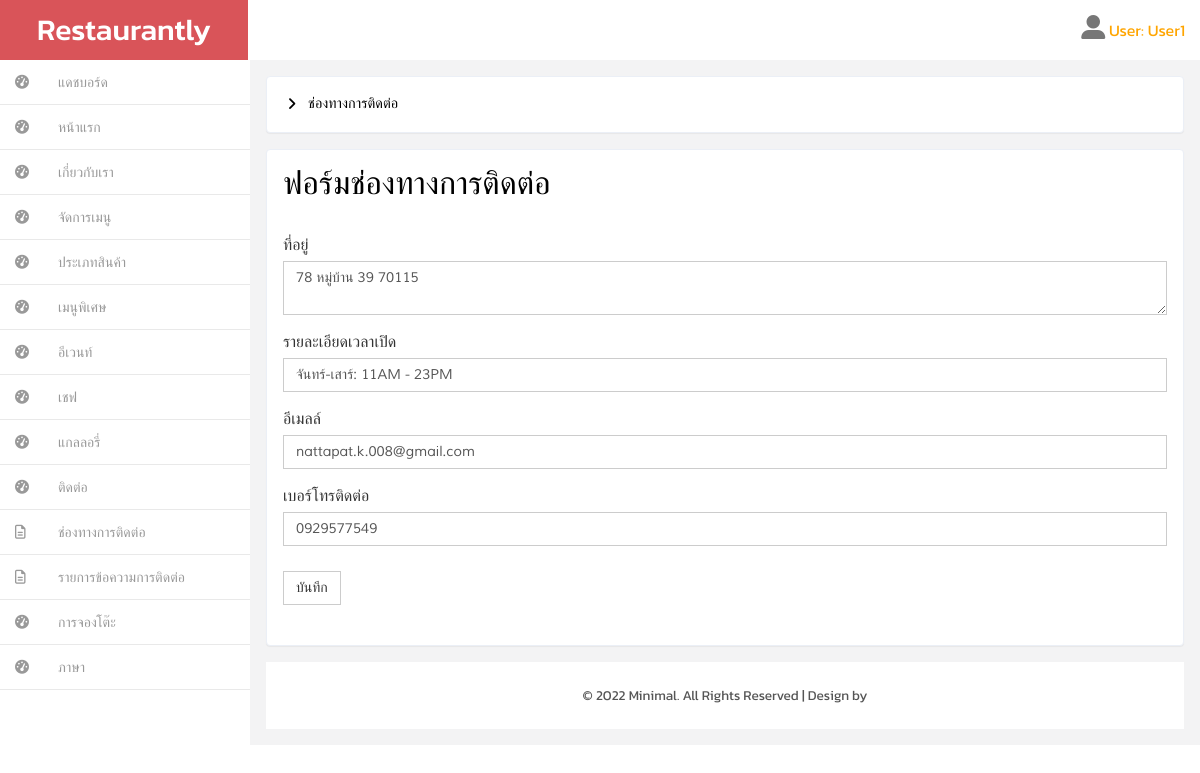
Page /backend/contact.php?action=th (signed in) on the committed database.
### tables this page shows
CREATE TABLE `contact_us_th` (
  `id` int(11) NOT NULL,
  `address_contact_th` varchar(150) NOT NULL,
  `detail_op_th` varchar(100) NOT NULL,
  `email_th` varchar(55) NOT NULL,
  `phone_th` varchar(11) NOT NULL
);

### backend/contact.php (the view, shortened to what this page needs)
<!DOCTYPE HTML>
<html>
<head><?php include("inc_header.php"); ?></head>
<body>
    <div id="wrapper">
    <?php
      include("inc_left_menu.php");
      include "../connect/connect.php";
    ?>
        <?php if(isset($_GET['action'])){
            switch($_GET){
        ?>
                    <?php case ($_GET['action'] == 'th');
                      $sql = $conn->query("SELECT * FROM contact_us_th");
                      $row = $sql->fetch();
                    ?>
                    <div id="page-wrapper" class="gray-bg dashbard-1">
                        <div class="content-main">
                            <div class="banner">
                                <h2>
                                    <i class="fa fa-angle-right"></i>
                                    <span>ช่องทางการติดต่อ</span>
                                </h2>
                            </div>
                            <div class="grid-form">
                                <div class="grid-form1">
                                    <h3 id="forms-example" class="">ฟอร์มช่องทางการติดต่อ</h3>
                                    <form method="POST" action="add_class_th.php?action=contact_r_th">
                                        <div class="form-group">
                                            <label for="exampleInputaddress1">ที่อยู่</label>
                                            <textarea class="form-control" name="address_th"><?php echo $row['address_contact_th']; ?></textarea>
                                        </div>
                                        <div class="form-group">
                                            <label for="exampleInputtext1">รายละเอียดเวลาเปิด</label>
                                            <input type="text" class="form-control" name="openhours_details_th" value="<?php echo $row['detail_op_th']; ?>">
                                        </div>
                                        <div class="form-group">
                                            <label for="exampleInputEmail1">อีเมลล์</label>
                                            <input type="email" class="form-control" id="exampleInputEmail1" name="email_contact_th" placeholder="" value="<?php echo $row['email_th']; ?>">
                                        </div>
                                        <div class="form-group">
                                            <label for="exampleInputtel1">เบอร์โทรติดต่อ</label>
                                            <input type="tel" class="form-control" id="exampleInputtel1" name="tel_contact_th" placeholder="" value="<?php echo $row['phone_th']; ?>">
                                        </div>
                                        <button type="submit" class="btn btn-default" style="margin-top: 10px;">บันทึก</button>
                                </div>
                                <?php break; } ?>
                                <?php } ?>
                                            <?php include("inc_copy.php"); ?>
                                        </div>
                                    </div>
                                </div>
                            </div>
</body>
</html>

### backend/css/style.css (style rules this page uses)
h4, h5, h6, h1, h2, h3 { margin: 0; }
html, body { font-family: 'Kanit', sans-serif; font-size: 100%; background:#F3F3F4; overflow-x: hidden; }
div#wrapper { background-color: #fff; }
@media (min-width: 768px) { #page-wrapper { position: inherit; margin: 0 0 0 240px; min-height: 1000px; } }
.content-main { background-color: #F3F3F4; padding-top: 1em; }
.banner { background: #fff; display: block; margin: 0em 1em ; padding:1em; border: 1px solid #ebeff6; border-color: #ebeff6; border-radius: 4px; -webkit-border-radius: 4px; -o-border-radius: 4px; -moz-border-radius: 4px; -ms-border-radius: 4px; -webkit-box-shadow: 0 1px 1px rgba(0,0,0,.05); box-shadow: 0 1px 1px rgba(0,0,0,.05); }
.banner h2 { font-size:0.9em; }
.banner h2 span { color:#000; font-family: 'Muli-Regular'; padding:0.3em ; }
.banner h2 i { color:#000; vertical-align:middle; padding:0.3em ; }
.grid-form { padding: 1em; }
.grid-form1 { background: #fff; margin-bottom: 1em; padding: 1em; border: 1px solid #ebeff6; border-radius: 4px; -webkit-border-radius: 4px; -o-border-radius: 4px; -moz-border-radius: 4px; -ms-border-radius: 4px; -webkit-box-shadow: 0 1px 1px rgba(0,0,0,.05); box-shadow: 0 1px 1px rgba(0,0,0,.05); }
.grid-form1 h3 { color: #000; font-size:2em; margin-bottom: 1em; }
.grid-form1 form { margin: 1.5em 0; }
.form-control { box-shadow: none; outline: none; border-radius: 0px; font-family: 'Muli-Regular'; }
.btn { border-radius: 0px; outline: none; }
.checkbox-inline label,.checkbox-inline1 label,.form-group label { font-weight:400; }

### backend/css/custom.css (style rules this page uses)
#wrapper { width: 100%; }
#page-wrapper { min-height: 568px; }
@media (min-width:768px) { #page-wrapper { position: inherit; margin: 0 0 0 250px; } }

### rows in the picture
contact_us_th: address_th "78 หมู่บ้าน 39 70115", openhours_details_th "จันทร์-เสาร์: 11AM - 23PM", email_contact_th "nattapat.k.008@gmail.com", tel_contact_th "0929577549"

### other values in the picture
$_SESSION["name"] "User1"
